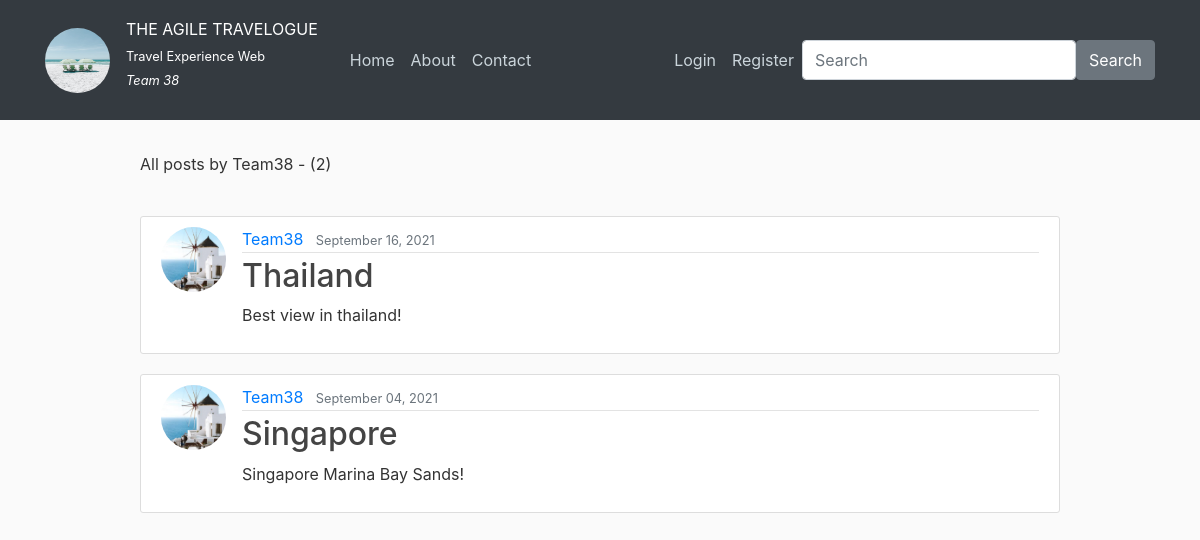
/user/Team38, run on the app's committed database.
### TravelExperienceApp/models.py (models this page shows, shortened)
class Post(models.Model):
    title = models.CharField(max_length=100)       # title (character field)
    file = models.FileField(upload_to="files")     # upload images
    content = models.TextField()                   # content
    date_posted = models.DateTimeField(default=timezone.now)     # date
    author = models.ForeignKey(User, on_delete=models.CASCADE)   # user
    likes = models.ManyToManyField(User, blank = True, related_name='likes')

### users/models.py (models this page shows, shortened)
class Profile(models.Model):
    user = models.OneToOneField(User, on_delete=models.CASCADE)
    image = models.ImageField(default='default_picture.jpg', upload_to='profile_pics')

### TravelExperienceApp/views.py (the view)
# urls.py: path('user/<str:username>', UserPostListView.as_view(), name='user-posts'),
class UserPostListView(ListView):
    model = Post
    template_name = 'TravelExperienceApp/user_posts.html'
    context_object_name = 'posts'
    paginate_by = 3
    def get_queryset(self):
        user = get_object_or_404(User, username=self.kwargs.get('username'))
        return Post.objects.filter(author=user).order_by('-date_posted')

### TravelExperienceApp/templates/TravelExperienceApp/user_posts.html (shortened to what this page needs)
{% extends "TravelExperienceApp/base.html" %}
{% block content %}
    <p> All posts by {{ view.kwargs.username }} - ({{ page_obj.paginator.count }})</p>
    <br/>
    {% for post in posts %}
        <article class="media content-section">
          <img class="rounded-circle article-img" src="{{ post.author.profile.image.url }}">
          <div class="media-body">
            <div class="article-metadata">
              <a class="mr-2" href="{% url 'user-posts' post.author.username %}">{{ post.author }}</a>
              <small class="text-muted">{{ post.date_posted|date:"F d, Y" }}</small>
            </div>
            <h2><a class="article-title" href="{% url 'post-detail' post.id %}">{{ post.title }}</a></h2>
            <p class="article-content">{{ post.content }}</p>
          </div>
        </article>
    {% endfor %}
{% endblock content %}

### TravelExperienceApp/templates/TravelExperienceApp/base.html (shortened to what this page needs)
{% load static %}
<!DOCTYPE html>
<html>
   <head>
    <link rel="stylesheet" href="https://maxcdn.bootstrapcdn.com/bootstrap/4.0.0/css/bootstrap.min.css">
    <link rel="stylesheet" type="text/css" href="{% static 'TravelExperienceApp/main.css' %}">
   </head>
   <body>
   <header class="site-header">
     <nav class="navbar navbar-expand-md navbar-dark bg-dark fixed-top">
       <div class="container">
           <img class="rounded-circle article-img"  src="/media/logo.jpg">
         <a class="navbar-brand mr-4"  href="/"><small>THE AGILE TRAVELOGUE</small>
             <p class="small"><small>Travel Experience Web</small><br>
                 <i><small>Team 38 </small> </i> <br>
             </p>
         </a>
         <div class="collapse navbar-collapse" id="navbarToggle">
           <div class="navbar-nav mr-auto">
             <a class="nav-item nav-link" href="/">Home</a>
             <a class="nav-item nav-link" href="/about">About</a>
             <a class="nav-item nav-link" href="/contact">Contact</a>
           </div>
           <div class="navbar-nav">
             {% if user.is_authenticated %}
                <a class="nav-item nav-link" href="{% url 'post-create' %}">Add New Post</a>
                <a class="nav-item nav-link" href="{% url 'profile' %}">My Profile</a>
                <a class="nav-item nav-link" href="{% url 'logout' %}">Logout</a>
             {% else %}
                 <a class="nav-item nav-link" href="{% url 'login' %}">Login</a>
                 <a class="nav-item nav-link" href="{% url 'register' %}">Register</a>
             {% endif %}
             <form class="d-flex" method="POST" action="{% url 'search' %}">
                 <input class="form-control me-2"
                        type="search" placeholder="Search" aria-label="Search" name="searched">
                 <button class="btn btn-secondary" type="submit">Search</button>
             </form>
           </div>
         </div>
       </div>
     </nav>
   </header>
<br/><br/><br/>
   <main role="main" class="container">
     <div class="row justify-content-center">
       <div class="col-md-10">
         {% block content %}{% endblock %}
       </div>
     </div>
   </main>
   </body>
</html>

### TravelExperienceApp/static/TravelExperienceApp/main.css (style rules this page uses)
body { background: #fafafa; color: #333333; margin-top: 5rem; }
h1, h2, h3, h4, h5, h6 { color: #444444; }
.site-header .navbar-nav .nav-link { color: #cbd5db; }
.content-section { background: #ffffff; padding: 10px 20px; border: 1px solid #dddddd; border-radius: 3px; margin-bottom: 20px; }
.article-title { color: #444444; }
.article-content { white-space: pre-line; }
.article-img { height: 65px; width: 65px; margin-right: 16px; }
.article-metadata { padding-bottom: 1px; margin-bottom: 4px; border-bottom: 1px solid #e3e3e3 }

### data on the page
Post: author.profile.image (placeholder picture), author "Team38", date_posted "September 16, 2021", title "Thailand", content "Best view in thailand!"
Post: author.profile.image (placeholder picture), author "Team38", date_posted "September 04, 2021", title "Singapore", content "Singapore Marina Bay Sands!"

### other printed values
{{ view.kwargs.username }} "Team38"
{{ page_obj.paginator.count }} "2"
